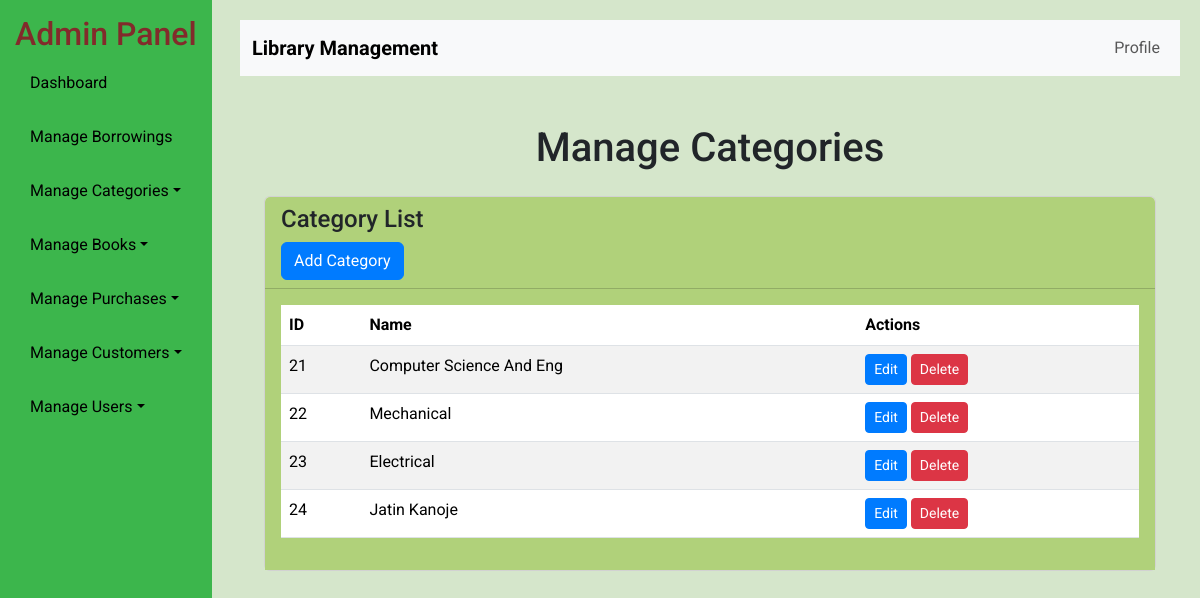
The app's page /ladmin/categories/, older data.
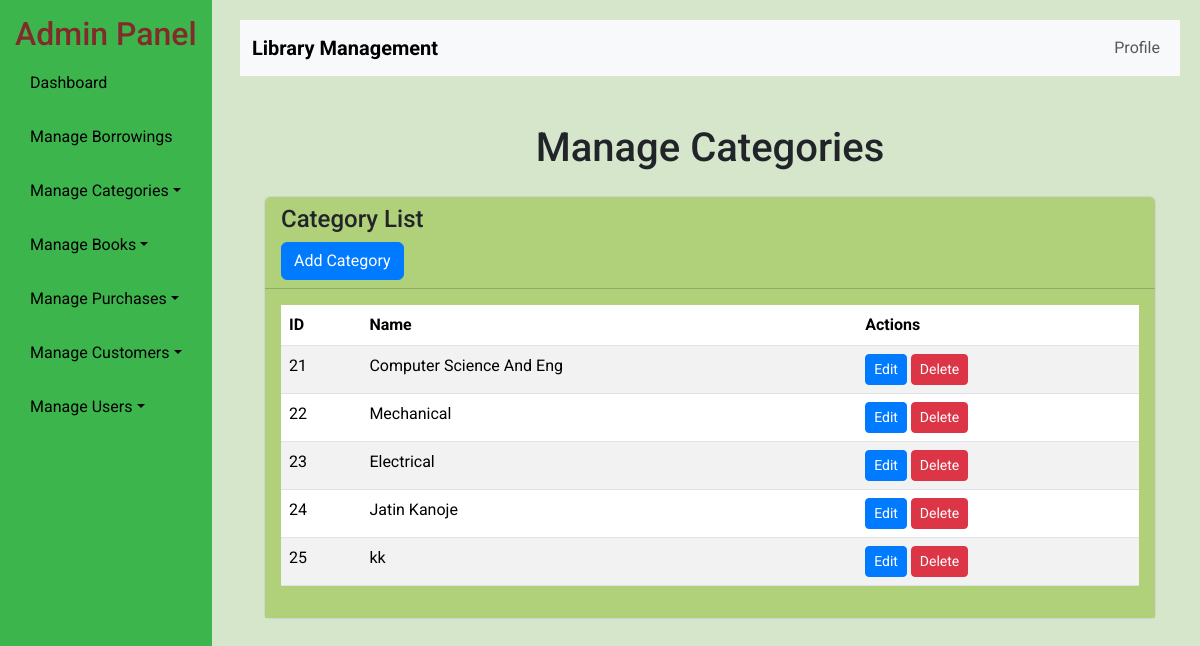
The same page, newer data.
### ladmin/models.py (models this page shows, shortened)
class Category(models.Model):
    name = models.CharField(max_length=255)

### ladmin/views.py (the view)
# urls.py: path('categories/', admin_categories, name='admin_categories'),
def admin_categories(request, category_id=None):
    if category_id:
        category = get_object_or_404(Category, id=category_id)
        books = Book.objects.filter(category=category)
    else:
        category = None
        books = Book.objects.all()
    categories = Category.objects.all()
    return render(request, 'ladmin/acategory.html', {'category': category, 'books': books, 'categories': categories})

### template/ladmin/acategory.html
{% extends "ladmin/base.html" %}
{% block content %}
<div class="container mt-5">
    <h1 class="text-center">Manage Categories</h1>
    <div class="row mt-4">
        <div class="col-md-12">
            <div class="card">
                <div class="card-header">
                    <h4>Category List</h4>
                    <a href="{% url 'admin_add_category' %}" class="btn btn-primary">Add Category</a>
                </div>
                <div class="card-body">
                    <table class="table table-striped">
                        <thead>
                            <tr>
                                <th>ID</th>
                                <th>Name</th>
                                <th>Actions</th>
                            </tr>
                        </thead>
                        <tbody>
                            {% for category in categories %}
                            <tr>
                                <td>{{ category.id }}</td>
                                <td>{{ category.name }}</td>
                                <td>
                                    <a href="#" class="btn btn-sm btn-primary">Edit</a>
                                    <a href="#" class="btn btn-sm btn-danger">Delete</a>
                                </td>
                            </tr>
                            {% endfor %}
                        </tbody>
                    </table>
                </div>
            </div>
        </div>
    </div>
</div>
{% endblock content %}

Row changes from the older to the newer data that the page shows:
added Category: id "25", name "kk"
